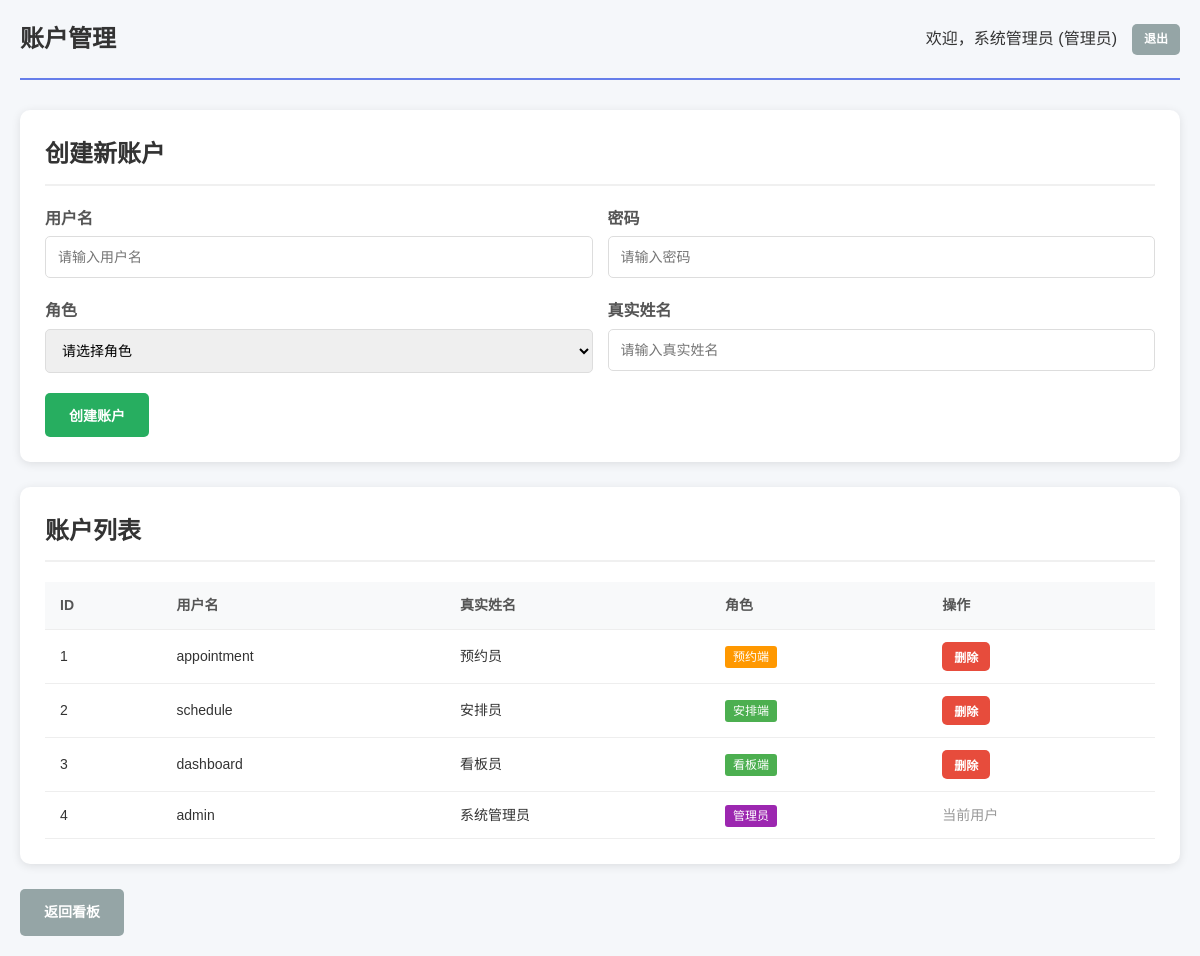
/admin/accounts (signed in), run on the app's committed database.
### tables this page shows
CREATE TABLE users (
        id INTEGER PRIMARY KEY AUTOINCREMENT,
        username TEXT UNIQUE NOT NULL,
        password TEXT NOT NULL,
        role TEXT,
        real_name TEXT
    );

### app.py (the view)
@app.route('/admin/accounts')
@login_required('admin')
def admin_accounts():
    conn = get_db()
    cursor = conn.cursor()
    cursor.execute('SELECT id, username, role, real_name FROM users ORDER BY id')
    users = cursor.fetchall()
    conn.close()
    return render_template('admin_accounts.html', users=users)

### app.py (called while the page is built)
def get_db():
    conn = sqlite3.connect(app.config['DATABASE'])
    conn.row_factory = sqlite3.Row
    return conn

def login_required(role):
    def decorator(f):
        @wraps(f)
        def decorated_function(*args, **kwargs):
            try:
                if 'user' not in session:
                    return redirect(url_for('login'))
                allowed_roles = [r.strip() for r in role.split(',')] if isinstance(role, str) else role
                if session['user']['role'] not in allowed_roles:
                    flash('无权访问此页面', 'error')
                    return redirect(url_for('login'))
                return f(*args, **kwargs)
            except Exception as e:
                print(f"Login required error: {e}")
                import traceback
                traceback.print_exc()
                raise
        return decorated_function
    return decorator

### templates/admin_accounts.html (shortened to what this page needs)
<!DOCTYPE html>
<html lang="zh-CN">
<head>
    <link rel="stylesheet" href="{{ url_for('static', filename='style.css') }}">
</head>
<body>
    <div class="container">
        <header>
            <h1>账户管理</h1>
            <div class="user-info">
                <span>欢迎，{{ session.user.real_name }} (管理员)</span>
                <a href="{{ url_for('logout') }}" class="btn btn-secondary btn-small">退出</a>
            </div>
        </header>
        <div class="section">
            <h2>创建新账户</h2>
            <form method="POST" action="{{ url_for('create_account') }}">
                <div class="form-row">
                    <div class="form-group">
                        <label>用户名</label>
                        <input type="text" name="username" required placeholder="请输入用户名">
                    </div>
                    <div class="form-group">
                        <label>密码</label>
                        <input type="password" name="password" required placeholder="请输入密码">
                    </div>
                </div>
                <div class="form-row">
                    <div class="form-group">
                        <label>角色</label>
                        <select name="role" required>
                            <option value="">请选择角色</option>
                        </select>
                    </div>
                    <div class="form-group">
                        <label>真实姓名</label>
                        <input type="text" name="real_name" required placeholder="请输入真实姓名">
                    </div>
                </div>
                <button type="submit" class="btn btn-success">创建账户</button>
            </form>
        </div>
        <div class="section">
            <h2>账户列表</h2>
            <div class="table-container">
                <table class="data-table">
                    <thead>
                        <tr>
                            <th>ID</th>
                            <th>用户名</th>
                            <th>真实姓名</th>
                            <th>角色</th>
                            <th>操作</th>
                        </tr>
                    </thead>
                    <tbody>
                        {% for user in users %}
                        <tr>
                            <td>{{ user.id }}</td>
                            <td>{{ user.username }}</td>
                            <td>{{ user.real_name }}</td>
                            <td>
                                {% if user.role == 'appointment' %}
                                    <span class="status-pending">预约端</span>
                                {% elif user.role == 'schedule' %}
                                    <span class="status-scheduled">安排端</span>
                                {% elif user.role == 'dashboard' %}
                                    <span class="status-scheduled">看板端</span>
                                {% elif user.role == 'admin' %}
                                    <span style="background: #9c27b0; color: white; padding: 4px 8px; border-radius: 3px; font-size: 12px;">管理员</span>
                                {% endif %}
                            </td>
                            <td>
                                {% if user.id != session.user.id %}
                                <form method="POST" action="{{ url_for('delete_account', user_id=user.id) }}" style="display: inline;" onsubmit="return confirm('确定要删除账户 {{ user.username }} 吗？');">
                                    <button type="submit" class="btn btn-danger btn-small">删除</button>
                                </form>
                                {% else %}
                                <span style="color: #999;">当前用户</span>
                                {% endif %}
                            </td>
                        </tr>
                        {% endfor %}
                    </tbody>
                </table>
            </div>
        </div>
        <div style="margin-top: 20px;">
            <a href="{{ url_for('dashboard') }}" class="btn btn-secondary">返回看板</a>
        </div>
    </div>
</body>
</html>

### static/style.css (style rules this page uses)
* { margin: 0; padding: 0; box-sizing: border-box; }
body { font-family: 'Microsoft YaHei', Arial, sans-serif; background-color: #f5f7fa; color: #333; line-height: 1.6; }
.form-group { margin-bottom: 20px; }
.form-group label { display: block; margin-bottom: 5px; font-weight: 600; color: #555; }
.form-group input, .form-group select, .form-group textarea { width: 100%; padding: 12px; border: 1px solid #ddd; border-radius: 5px; font-size: 14px; transition: border-color 0.3s; }
.form-row { display: flex; gap: 15px; }
.form-row .form-group { flex: 1; }
.btn { padding: 12px 24px; border: none; border-radius: 5px; cursor: pointer; font-size: 14px; font-weight: 600; transition: all 0.3s; text-decoration: none; display: inline-block; text-align: center; }
.btn-small { padding: 6px 12px; font-size: 12px; }
.btn-danger { background: #e74c3c; color: white; }
.btn-success { background: #27ae60; color: white; }
.btn-secondary { background: #95a5a6; color: white; }
.container { max-width: 1400px; margin: 0 auto; padding: 20px; }
header { display: flex; justify-content: space-between; align-items: center; margin-bottom: 30px; padding-bottom: 20px; border-bottom: 2px solid #667eea; }
header h1 { color: #333; font-size: 24px; }
.user-info { display: flex; align-items: center; gap: 15px; }
.section { background: white; padding: 25px; border-radius: 10px; margin-bottom: 25px; box-shadow: 0 2px 10px rgba(0,0,0,0.1); }
.section h2 { color: #333; margin-bottom: 20px; padding-bottom: 10px; border-bottom: 2px solid #f0f0f0; }
.table-container { overflow-x: auto; }
.data-table { width: 100%; border-collapse: collapse; font-size: 14px; }
.data-table th, .data-table td { padding: 12px 15px; text-align: left; border-bottom: 1px solid #eee; }
.data-table th { background: #f8f9fa; font-weight: 600; color: #555; }
.status-scheduled { background: #4caf50; color: white; padding: 4px 8px; border-radius: 3px; font-size: 12px; }
.status-pending { background: #ff9800; color: white; padding: 4px 8px; border-radius: 3px; font-size: 12px; }

### data on the page
users: user.real_name "系统管理员", id "4", username "admin", real_name "系统管理员", role "管理员", shows "当前用户"
users: id "1", username "appointment", real_name "预约员", role "预约端"
users: id "2", username "schedule", real_name "安排员", role "安排端"
users: id "3", username "dashboard", real_name "看板员", role "看板端"
